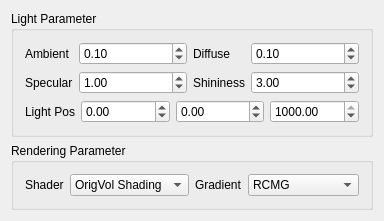
<?xml version="1.0" encoding="UTF-8"?>
<ui version="4.0">
 <class>LightParameterWidget</class>
 <widget class="QWidget" name="LightParameterWidget">
  <property name="geometry">
   <rect>
    <x>0</x>
    <y>0</y>
    <width>367</width>
    <height>186</height>
   </rect>
  </property>
  <property name="minimumSize">
   <size>
    <width>0</width>
    <height>0</height>
   </size>
  </property>
  <property name="maximumSize">
   <size>
    <width>16777215</width>
    <height>16777215</height>
   </size>
  </property>
  <property name="windowTitle">
   <string>LightParameterWidget</string>
  </property>
  <layout class="QVBoxLayout" name="verticalLayout">
   <item>
    <widget class="QGroupBox" name="groupBox">
     <property name="title">
      <string>Light Parameter</string>
     </property>
     <layout class="QGridLayout" name="gridLayout">
      <item row="0" column="1">
       <widget class="QLabel" name="label">
        <property name="sizePolicy">
         <sizepolicy hsizetype="Maximum" vsizetype="Preferred">
          <horstretch>0</horstretch>
          <verstretch>0</verstretch>
         </sizepolicy>
        </property>
        <property name="text">
         <string>Ambient</string>
        </property>
       </widget>
      </item>
      <item row="0" column="2">
       <widget class="QDoubleSpinBox" name="sb_ambient">
        <property name="sizePolicy">
         <sizepolicy hsizetype="Preferred" vsizetype="Fixed">
          <horstretch>0</horstretch>
          <verstretch>0</verstretch>
         </sizepolicy>
        </property>
        <property name="maximumSize">
         <size>
          <width>16777215</width>
          <height>16777215</height>
         </size>
        </property>
        <property name="singleStep">
         <double>0.100000000000000</double>
        </property>
        <property name="value">
         <double>0.100000000000000</double>
        </property>
       </widget>
      </item>
      <item row="4" column="3">
       <widget class="QLabel" name="label_3">
        <property name="sizePolicy">
         <sizepolicy hsizetype="Maximum" vsizetype="Preferred">
          <horstretch>0</horstretch>
          <verstretch>0</verstretch>
         </sizepolicy>
        </property>
        <property name="text">
         <string>Shininess</string>
        </property>
       </widget>
      </item>
      <item row="4" column="2">
       <widget class="QDoubleSpinBox" name="sb_specular">
        <property name="sizePolicy">
         <sizepolicy hsizetype="Preferred" vsizetype="Fixed">
          <horstretch>0</horstretch>
          <verstretch>0</verstretch>
         </sizepolicy>
        </property>
        <property name="maximumSize">
         <size>
          <width>16777215</width>
          <height>16777215</height>
         </size>
        </property>
        <property name="singleStep">
         <double>0.100000000000000</double>
        </property>
        <property name="value">
         <double>1.000000000000000</double>
        </property>
       </widget>
      </item>
      <item row="0" column="4">
       <widget class="QDoubleSpinBox" name="sb_diffuse">
        <property name="sizePolicy">
         <sizepolicy hsizetype="Preferred" vsizetype="Fixed">
          <horstretch>0</horstretch>
          <verstretch>0</verstretch>
         </sizepolicy>
        </property>
        <property name="maximumSize">
         <size>
          <width>16777215</width>
          <height>16777215</height>
         </size>
        </property>
        <property name="singleStep">
         <double>0.100000000000000</double>
        </property>
        <property name="value">
         <double>0.100000000000000</double>
        </property>
       </widget>
      </item>
      <item row="4" column="1">
       <widget class="QLabel" name="label_2">
        <property name="sizePolicy">
         <sizepolicy hsizetype="Maximum" vsizetype="Preferred">
          <horstretch>0</horstretch>
          <verstretch>0</verstretch>
         </sizepolicy>
        </property>
        <property name="text">
         <string>Specular</string>
        </property>
       </widget>
      </item>
      <item row="4" column="4">
       <widget class="QDoubleSpinBox" name="sb_shininess">
        <property name="sizePolicy">
         <sizepolicy hsizetype="Preferred" vsizetype="Fixed">
          <horstretch>0</horstretch>
          <verstretch>0</verstretch>
         </sizepolicy>
        </property>
        <property name="maximumSize">
         <size>
          <width>16777215</width>
          <height>16777215</height>
         </size>
        </property>
        <property name="maximum">
         <double>128.000000000000000</double>
        </property>
        <property name="singleStep">
         <double>0.100000000000000</double>
        </property>
        <property name="value">
         <double>3.000000000000000</double>
        </property>
       </widget>
      </item>
      <item row="0" column="3">
       <widget class="QLabel" name="label_4">
        <property name="sizePolicy">
         <sizepolicy hsizetype="Maximum" vsizetype="Preferred">
          <horstretch>0</horstretch>
          <verstretch>0</verstretch>
         </sizepolicy>
        </property>
        <property name="text">
         <string>Diffuse</string>
        </property>
       </widget>
      </item>
      <item row="5" column="1" colspan="4">
       <widget class="QWidget" name="widget" native="true">
        <layout class="QHBoxLayout" name="horizontalLayout">
         <property name="leftMargin">
          <number>0</number>
         </property>
         <property name="topMargin">
          <number>0</number>
         </property>
         <property name="rightMargin">
          <number>0</number>
         </property>
         <property name="bottomMargin">
          <number>0</number>
         </property>
         <item>
          <widget class="QLabel" name="label_5">
           <property name="sizePolicy">
            <sizepolicy hsizetype="Maximum" vsizetype="Preferred">
             <horstretch>0</horstretch>
             <verstretch>0</verstretch>
            </sizepolicy>
           </property>
           <property name="text">
            <string>Light Pos</string>
           </property>
          </widget>
         </item>
         <item>
          <widget class="QDoubleSpinBox" name="lp_x">
           <property name="sizePolicy">
            <sizepolicy hsizetype="Preferred" vsizetype="Fixed">
             <horstretch>0</horstretch>
             <verstretch>0</verstretch>
            </sizepolicy>
           </property>
           <property name="maximumSize">
            <size>
             <width>16777215</width>
             <height>16777215</height>
            </size>
           </property>
           <property name="minimum">
            <double>-1000.000000000000000</double>
           </property>
           <property name="maximum">
            <double>1000.000000000000000</double>
           </property>
           <property name="singleStep">
            <double>0.100000000000000</double>
           </property>
          </widget>
         </item>
         <item>
          <widget class="QDoubleSpinBox" name="lp_y">
           <property name="sizePolicy">
            <sizepolicy hsizetype="Preferred" vsizetype="Fixed">
             <horstretch>0</horstretch>
             <verstretch>0</verstretch>
            </sizepolicy>
           </property>
           <property name="maximumSize">
            <size>
             <width>16777215</width>
             <height>16777215</height>
            </size>
           </property>
           <property name="minimum">
            <double>-1000.000000000000000</double>
           </property>
           <property name="maximum">
            <double>1000.000000000000000</double>
           </property>
           <property name="singleStep">
            <double>0.100000000000000</double>
           </property>
          </widget>
         </item>
         <item>
          <widget class="QDoubleSpinBox" name="lp_z">
           <property name="sizePolicy">
            <sizepolicy hsizetype="Preferred" vsizetype="Fixed">
             <horstretch>0</horstretch>
             <verstretch>0</verstretch>
            </sizepolicy>
           </property>
           <property name="maximumSize">
            <size>
             <width>16777215</width>
             <height>16777215</height>
            </size>
           </property>
           <property name="minimum">
            <double>-1000.000000000000000</double>
           </property>
           <property name="maximum">
            <double>1000.000000000000000</double>
           </property>
           <property name="singleStep">
            <double>0.100000000000000</double>
           </property>
           <property name="value">
            <double>1000.000000000000000</double>
           </property>
          </widget>
         </item>
        </layout>
       </widget>
      </item>
     </layout>
    </widget>
   </item>
   <item>
    <widget class="QGroupBox" name="groupBox_2">
     <property name="title">
      <string>Rendering Parameter</string>
     </property>
     <layout class="QGridLayout" name="gridLayout_2">
      <item row="0" column="1">
       <widget class="QComboBox" name="cb_shader">
        <property name="currentIndex">
         <number>3</number>
        </property>
        <item>
         <property name="text">
          <string>Original Volume</string>
         </property>
        </item>
        <item>
         <property name="text">
          <string>Cluster Volume</string>
         </property>
        </item>
        <item>
         <property name="text">
          <string>Tri-Interpolate</string>
         </property>
        </item>
        <item>
         <property name="text">
          <string>OrigVol Shading</string>
         </property>
        </item>
        <item>
         <property name="text">
          <string>GMTF Shading</string>
         </property>
        </item>
       </widget>
      </item>
      <item row="0" column="2">
       <widget class="QLabel" name="label_7">
        <property name="sizePolicy">
         <sizepolicy hsizetype="Maximum" vsizetype="Preferred">
          <horstretch>0</horstretch>
          <verstretch>0</verstretch>
         </sizepolicy>
        </property>
        <property name="text">
         <string>Gradient</string>
        </property>
       </widget>
      </item>
      <item row="0" column="0">
       <widget class="QLabel" name="label_6">
        <property name="sizePolicy">
         <sizepolicy hsizetype="Maximum" vsizetype="Preferred">
          <horstretch>0</horstretch>
          <verstretch>0</verstretch>
         </sizepolicy>
        </property>
        <property name="text">
         <string>Shader</string>
        </property>
       </widget>
      </item>
      <item row="0" column="3">
       <widget class="QComboBox" name="cb_gradient">
        <item>
         <property name="text">
          <string>RCMG</string>
         </property>
        </item>
        <item>
         <property name="text">
          <string>CIELUV CD</string>
         </property>
        </item>
        <item>
         <property name="text">
          <string>Intensity CD</string>
         </property>
        </item>
        <item>
         <property name="text">
          <string>Color Distance</string>
         </property>
        </item>
        <item>
         <property name="text">
          <string>Sobel</string>
         </property>
        </item>
       </widget>
      </item>
     </layout>
    </widget>
   </item>
   <item>
    <spacer name="verticalSpacer">
     <property name="orientation">
      <enum>Qt::Vertical</enum>
     </property>
     <property name="sizeHint" stdset="0">
      <size>
       <width>20</width>
       <height>4</height>
      </size>
     </property>
    </spacer>
   </item>
  </layout>
 </widget>
 <layoutdefault spacing="6" margin="11"/>
 <resources/>
 <connections/>
</ui>
